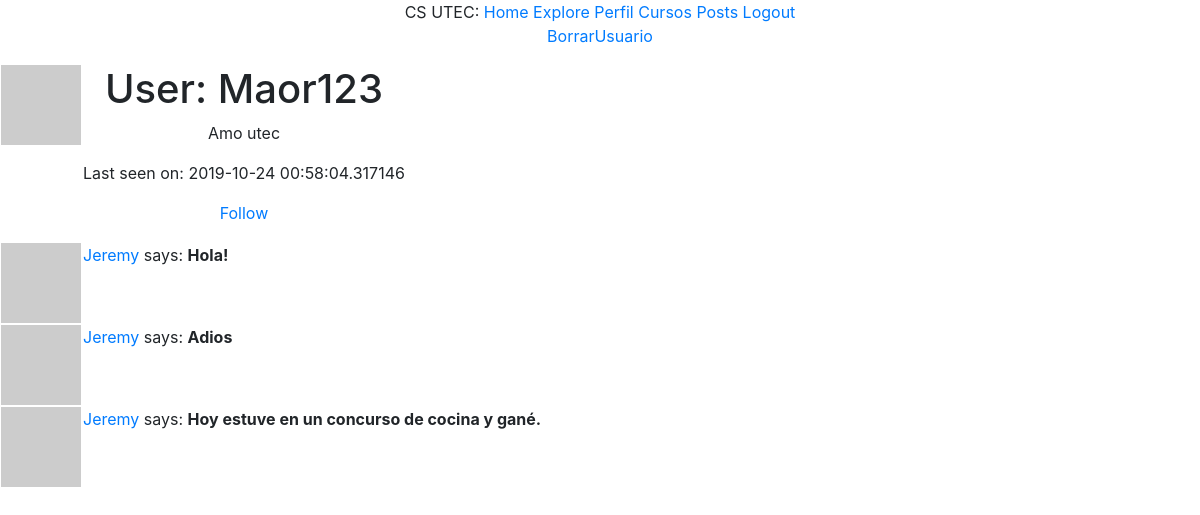
Page /user/Maor123 (signed in) on the committed database.
### app/models.py (models this page shows, shortened)
class User(UserMixin, db.Model):
    id = db.Column(db.Integer, primary_key=True)
    username = db.Column(db.String(70), index = True, unique = True)
    email = db.Column(db.String(90), index = True, unique = True)
    password_hash = db.Column(db.String(110))
    posts = db.relationship('Post', backref='author', lazy='dynamic')
    gender = db.Column(db.String(5))
    about_me = db.Column(db.String(140))
    last_seen = db.Column(db.DateTime, default=datetime.utcnow)
    followed = db.relationship(
        'User', secondary=followers,
        primaryjoin=(followers.c.follower_id == id),
        secondaryjoin=(followers.c.followed_id == id),
        backref=db.backref('followers', lazy='dynamic'), lazy='dynamic')
    def avatar(self, size):
        digest = md5(self.email.lower().encode('utf-8')).hexdigest()
        return 'https://www.gravatar.com/avatar/{}?d=identicon&s={}'.format(digest, size)
    def is_following(self, user): #Si retorna uno, es porque el usuario sigue.
        return self.followed.filter(
            followers.c.followed_id == user.id).count() > 0 #revisa que
    def user_posts(self):
        return self.posts

class Post(db.Model):
    id = db.Column(db.Integer, primary_key=True)
    body = db.Column(db.String(140))
    timestamp = db.Column(db.DateTime, index=True, default=datetime.utcnow)
    user_id = db.Column(db.Integer, db.ForeignKey('user.id'))

### app/routes.py (the view)
@app.route('/user/<username>')
@login_required
def user(username):
    user = User.query.filter_by(username=username).first_or_404()
    posts = current_user.user_posts()
    return render_template('user.html', user=user, posts=posts)

### app/models.py (called while the page is built)
@login.user_loader
def load_user(id):
    return User.query.get(int(id))

### app/routes.py (called while the page is built)
@app.before_request
def before_request():
    if current_user.is_authenticated:
        current_user.last_seen = datetime.utcnow()
        db.session.commit()

### app/templates/user.html
{% extends "base.html" %}
{% block content %}
  <table>
        <tr valign="top">
            <td><img src="{{ user.avatar(128) }}"></td>
            <td>
                <h1>User: {{ user.username }}</h1>
                {% if user.about_me %}<p>{{ user.about_me }}</p>{% endif %}
                {% if user.last_seen %}<p>Last seen on: {{ user.last_seen }}</p>{% endif %}
                {% if user == current_user %}
                <p><a href="{{ url_for('edit_profile') }}">Edit your profile</a></p>
                {% elif not current_user.is_following(user) %}
                <p><a href="{{ url_for('follow', username=user.username) }}">Follow</a></p>
		{% else %}
		<p><a href="{{ url_for('unfollow', username=user.username) }}">Unfollow</a></p>
                {% endif %}
            </td>
        </tr>
      <p><a href="{{ url_for('delete', username=user.username) }}">BorrarUsuario</a></p>
  </table>
    {% for post in posts %}
        {% include "_post.html" %}
    {% endfor %}
{% endblock %}

### app/templates/_post.html
  <table style = "text-align: center">
        <tr valign="top">
            {% if post.author != none %}
            <td><img src="{{ post.author.avatar(36) }}"></td>
            {% endif %}
            <td>
                <a href="{{ url_for('user', username=post.author.username) }}">
                    {{ post.author.username }}
                </a>
                says: <b>{{ post.body }}</b>
            </td>
        </tr>
    </table>

### rows in the picture
User: username "Maor123", about_me "Amo utec", last_seen "2019-10-24 00:58:04.317146"
Post: author.username "Jeremy", body "Hola!"
Post: author.username "Jeremy", body "Adios"
Post: author.username "Jeremy", body "Hoy estuve en un concurso de cocina y gané."
